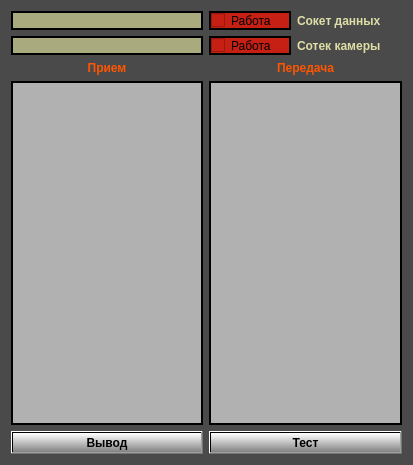
<?xml version="1.0" encoding="UTF-8"?>
<ui version="4.0">
 <class>NetworkControl</class>
 <widget class="QWidget" name="NetworkControl">
  <property name="geometry">
   <rect>
    <x>0</x>
    <y>0</y>
    <width>413</width>
    <height>465</height>
   </rect>
  </property>
  <property name="sizePolicy">
   <sizepolicy hsizetype="Preferred" vsizetype="Preferred">
    <horstretch>0</horstretch>
    <verstretch>0</verstretch>
   </sizepolicy>
  </property>
  <property name="windowTitle">
   <string>Form</string>
  </property>
  <property name="styleSheet">
   <string notr="true">QWidget
{
background-color: rgb(74, 74, 74);
}

QPushButton
{
background-color: qlineargradient(spread:reflect, x1:1, y1:1, x2:1, y2:0, stop:0 rgba(130, 130, 130, 255), stop:1 rgba(255, 255, 255, 255));
}

QPushButton#evilButton {
    background-color: red;
    border-style: outset;
    border-width: 2px;
    border-radius: 10px;
    border-color: beige;
    font: bold 14px;
    min-width: 10em;
    padding: 6px;

}
QPushButton#evilButton:pressed {
    background-color: rgb(224, 0, 0);
    border-style: inset;
}</string>
  </property>
  <layout class="QGridLayout" name="gridLayout">
   <item row="5" column="0" colspan="2">
    <widget class="QListWidget" name="listWidgetRecieveData">
     <property name="font">
      <font>
       <pointsize>8</pointsize>
      </font>
     </property>
     <property name="styleSheet">
      <string notr="true">QListWidget
{
background-color: rgb(177, 177, 177);
border: 2px solid line black;
}
</string>
     </property>
    </widget>
   </item>
   <item row="5" column="2" colspan="2">
    <widget class="QListWidget" name="listWidgetSendData">
     <property name="sizePolicy">
      <sizepolicy hsizetype="Expanding" vsizetype="Expanding">
       <horstretch>0</horstretch>
       <verstretch>0</verstretch>
      </sizepolicy>
     </property>
     <property name="font">
      <font>
       <pointsize>8</pointsize>
      </font>
     </property>
     <property name="styleSheet">
      <string notr="true">QListWidget
{
background-color: rgb(177, 177, 177);
border: 2px solid line black;
}
</string>
     </property>
    </widget>
   </item>
   <item row="3" column="2" colspan="2">
    <widget class="QLabel" name="labelSendData">
     <property name="font">
      <font>
       <weight>75</weight>
       <bold>true</bold>
      </font>
     </property>
     <property name="styleSheet">
      <string notr="true">QLabel
{
background-color: rgb(255, 255, 255,0);
	color: rgb(255, 85, 0);
}

</string>
     </property>
     <property name="text">
      <string>Передача</string>
     </property>
     <property name="alignment">
      <set>Qt::AlignCenter</set>
     </property>
    </widget>
   </item>
   <item row="6" column="2" colspan="2">
    <widget class="QPushButton" name="pushButton">
     <property name="sizePolicy">
      <sizepolicy hsizetype="Minimum" vsizetype="Fixed">
       <horstretch>0</horstretch>
       <verstretch>0</verstretch>
      </sizepolicy>
     </property>
     <property name="font">
      <font>
       <weight>75</weight>
       <bold>true</bold>
      </font>
     </property>
     <property name="styleSheet">
      <string notr="true"/>
     </property>
     <property name="text">
      <string>Тест</string>
     </property>
     <property name="checkable">
      <bool>false</bool>
     </property>
    </widget>
   </item>
   <item row="1" column="0" colspan="2">
    <widget class="QLabel" name="labelImageSocket">
     <property name="styleSheet">
      <string notr="true">QLabel
{
background-color: rgb(170, 170, 127);
border: 2px solid line black;
}</string>
     </property>
     <property name="text">
      <string/>
     </property>
    </widget>
   </item>
   <item row="0" column="0" colspan="2">
    <widget class="QLabel" name="labelDataSocket">
     <property name="styleSheet">
      <string notr="true">QLabel
{
background-color: rgb(170, 170, 127);
border: 2px solid line black;
}</string>
     </property>
     <property name="text">
      <string/>
     </property>
    </widget>
   </item>
   <item row="0" column="2" colspan="2">
    <layout class="QHBoxLayout" name="horizontalLayout">
     <item>
      <widget class="QCheckBox" name="checkBox">
       <property name="sizePolicy">
        <sizepolicy hsizetype="Fixed" vsizetype="Fixed">
         <horstretch>0</horstretch>
         <verstretch>0</verstretch>
        </sizepolicy>
       </property>
       <property name="styleSheet">
        <string notr="true">QCheckBox
{
background-color: rgb(198, 31, 19);
border: 2px solid line black;
}</string>
       </property>
       <property name="text">
        <string>Работа     </string>
       </property>
      </widget>
     </item>
     <item>
      <widget class="QLabel" name="label_5">
       <property name="font">
        <font>
         <weight>75</weight>
         <bold>true</bold>
        </font>
       </property>
       <property name="styleSheet">
        <string notr="true">QLabel
{
background-color: rgb(255, 255, 255,0);
	
	color: rgb(222, 222, 166);
}

</string>
       </property>
       <property name="text">
        <string>Сокет данных</string>
       </property>
      </widget>
     </item>
    </layout>
   </item>
   <item row="1" column="2" colspan="2">
    <layout class="QHBoxLayout" name="horizontalLayout_2">
     <item>
      <widget class="QCheckBox" name="checkBox_2">
       <property name="sizePolicy">
        <sizepolicy hsizetype="Maximum" vsizetype="Fixed">
         <horstretch>0</horstretch>
         <verstretch>0</verstretch>
        </sizepolicy>
       </property>
       <property name="styleSheet">
        <string notr="true">QCheckBox
{
background-color: rgb(198, 31, 19);
border: 2px solid line black;
}</string>
       </property>
       <property name="text">
        <string>Работа     </string>
       </property>
      </widget>
     </item>
     <item>
      <widget class="QLabel" name="label_6">
       <property name="font">
        <font>
         <weight>75</weight>
         <bold>true</bold>
        </font>
       </property>
       <property name="styleSheet">
        <string notr="true">QLabel
{
background-color: rgb(255, 255, 255,0);
	
	color: rgb(222, 222, 166);
}
</string>
       </property>
       <property name="text">
        <string>Сотек камеры</string>
       </property>
      </widget>
     </item>
    </layout>
   </item>
   <item row="6" column="0" colspan="2">
    <widget class="QPushButton" name="ButShowDataTransfer">
     <property name="font">
      <font>
       <weight>75</weight>
       <bold>true</bold>
      </font>
     </property>
     <property name="text">
      <string>Вывод</string>
     </property>
    </widget>
   </item>
   <item row="3" column="0" colspan="2">
    <widget class="QLabel" name="label_3">
     <property name="font">
      <font>
       <weight>75</weight>
       <bold>true</bold>
      </font>
     </property>
     <property name="styleSheet">
      <string notr="true">QLabel
{
background-color: rgb(255, 255, 255,0);
	color: rgb(255, 85, 0);
}

</string>
     </property>
     <property name="text">
      <string>Прием</string>
     </property>
     <property name="alignment">
      <set>Qt::AlignCenter</set>
     </property>
    </widget>
   </item>
  </layout>
 </widget>
 <resources/>
 <connections/>
</ui>
